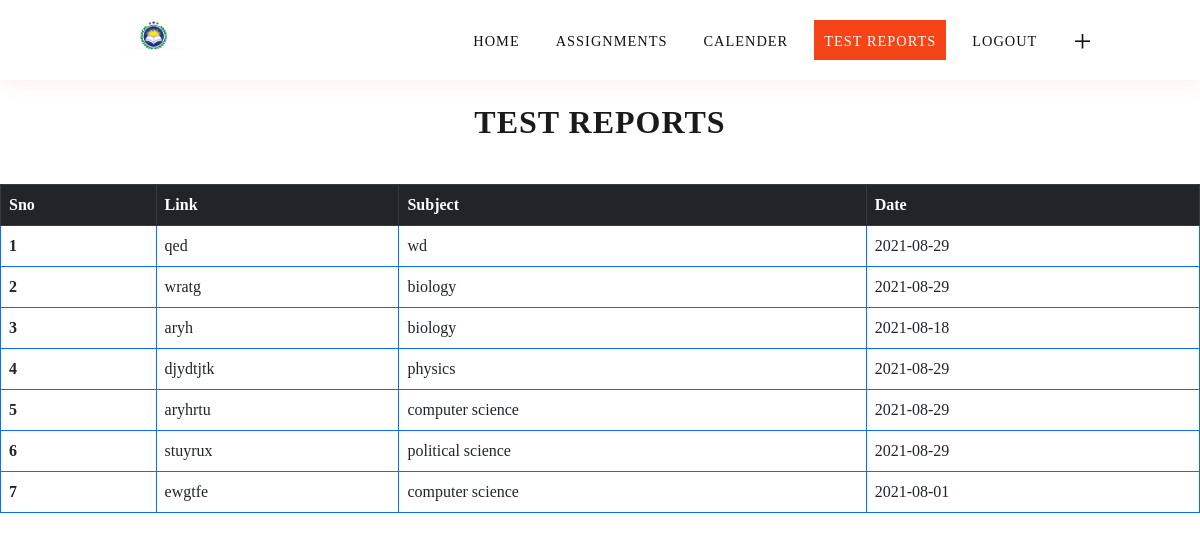
/test, run on the app's committed database.
### app.py (models this page shows, shortened)
class test(db.Model):
    t_sno = db.Column(db.Integer , primary_key=True)
    t_link = db.Column(db.String(50) )
    t_subject = db.Column(db.String(50) )
    t_date=db.Column(db.String(50))

### app.py (the view)
@app.route("/test")
def home_test():
    dets=test.query.all()
    return render_template("test.html",dets=dets)

### templates/test.html (shortened to what this page needs)
<!DOCTYPE html>
<html lang="en">
<head>
    <link href="https://cdn.jsdelivr.net/npm/bootstrap@5.1.0/dist/css/bootstrap.min.css" rel="stylesheet">
</head>
<body>
    <section class="main">
        <nav>
            <a href="/login" class="logo">
                <img src="{{ url_for('static', filename='logoo.png') }}" />
            </a>
            <ul class="menu">
                <li><a href="/index">Home</a></li>
                <li><a  href="/assignment">Assignments</a></li>
                <li><a href="/calender">Calender</a></li>
                <li><a class="active" href="/test">Test Reports</a></li>
                <li><a href="/logout">Logout</a></li>
                <li><a href="/addt" style="font-size: 2rem;">+</a></li>
            </ul>
        </nav>
    </section>
    <div class="assignments">
        <h2>Test Reports</h2>
    </div>
    <div id="boxx">
        <table class="table table-bordered border-primary">
            <thead  class="table-dark">
                <tr>
                    <th scope="col">Sno</th>
                    <th scope="col">Link</th>
                    <th scope="col">Subject</th>
                    <th scope="col">Date</th>
                </tr>
      </thead>
        {% for det in dets %}
        <tbody>
            <tr>
                <th scope="row">{{det.t_sno}}</th>
                <td>{{det.t_link}}</td>
                <td>{{det.t_subject}}</td>
                <td>{{det.t_date}}</td>
            </tr>
            {% endfor %}
    </div>
    </body>
</html>

### templates/test.html (style rules this page uses)
body { margin:0px; padding: 0px; font-family: calibri; }
* { box-sizing: border-box; }
ul { list-style: none; }
a { text-decoration: none; }
.main { width:100%; height:768px; position: relative; }
.logo img { height: 80px; }
nav { display: flex; align-items: center; justify-content: space-around; padding: 0px 30px; background-color:#fff; box-shadow: 2px 2px 20px rgba(255, 151, 103, 0.164); z-index: 1; width:100%; position: fixed; left: 0px; top: 0px; }
nav ul { display: flex; margin:0px; padding: 0px; }
nav ul li a { height:40px; line-height: 43px; margin: 8px; padding: 0px 10px; display: flex; font-size: 0.9rem; text-transform: uppercase; font-weight: 400; color:#111; letter-spacing: 1px; transition: 0.4s ease-in-out; }
.active { background-color: #f54417; color: #fff; }
.assignments { display: flex; justify-content: center; margin: 30px; margin-top: -710px; }
.assignments h2 { font-size: 2rem; color: #1b1919; letter-spacing: 1px; text-transform: uppercase; font-weight: 600; margin-top: 40px; padding: 5px 30px; }

### data on the page
test: t_sno "1", t_link "qed", t_subject "wd", t_date "2021-08-29"
test: t_sno "2", t_link "wratg", t_subject "biology", t_date "2021-08-29"
test: t_sno "3", t_link "aryh", t_subject "biology", t_date "2021-08-18"
test: t_sno "4", t_link "djydtjtk", t_subject "physics", t_date "2021-08-29"
test: t_sno "5", t_link "aryhrtu", t_subject "computer science", t_date "2021-08-29"
test: t_sno "6", t_link "stuyrux", t_subject "political science", t_date "2021-08-29"
test: t_sno "7", t_link "ewgtfe", t_subject "computer science", t_date "2021-08-01"
